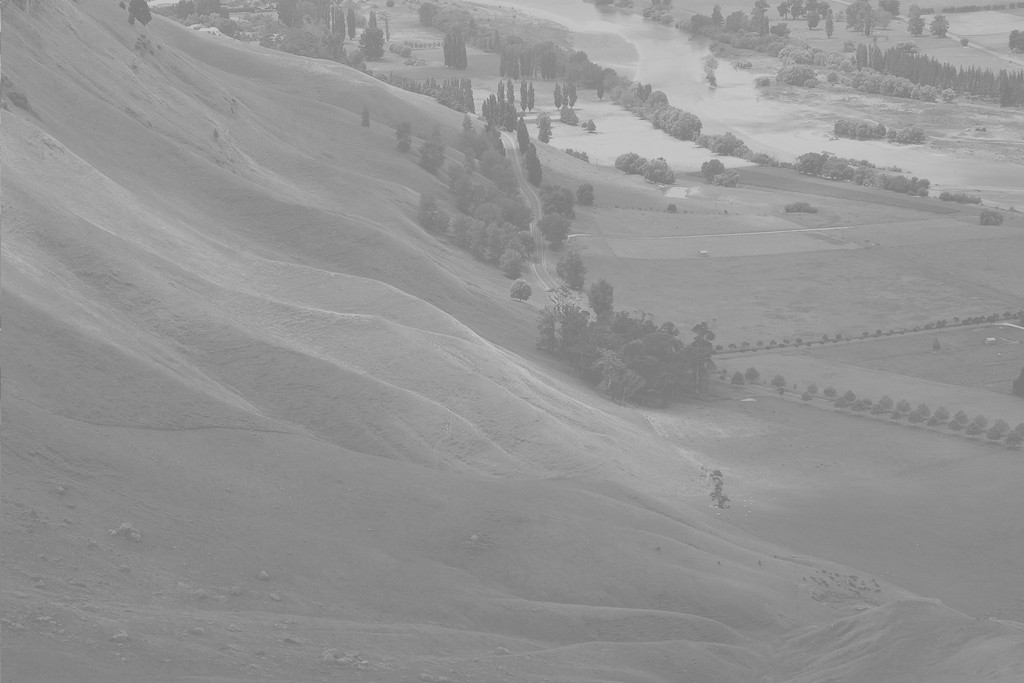
#> input picture Image_Processing/9_Image_Histogram/input_image.jpg, 1024 x 683 px
$ python Image_Histogram.py -i input_image.jpg
#> lines starting #> are read from the running program, lines starting #| are printed output that depends on the picture
#> further down, image is the input picture: shape (683, 1024, 3); min 114, max 208, mean 148


import cv2
import numpy as np
import argparse
from matplotlib import pyplot as plt

# ------------------- Function to find histogram ------------------- #
def Histogram(img):
    # convert to gray scale image
    gray_img = cv2.cvtColor(img, cv2.COLOR_BGR2GRAY)
    # calculate histogram
    hist = cv2.calcHist([img],[0],None,[256],[0,256])
#> hist = 256 values, max 28701 at index 137, min 0 at index 0, mean 2732
    # show result
    plt.plot(hist)
    plt.show()
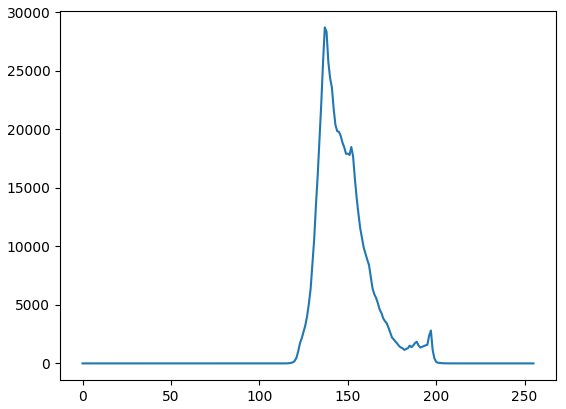
#> figure drawn by matplotlib, 1 panel; curve peaks at x = 137, y = 28701

    # Histogram for each channel blue, green, red
    color = ('b','g','r')
    for i,col in enumerate(color):
        histr = cv2.calcHist([img],[i],None,[256],[0,256])
        plt.plot(histr,color = col)
        plt.xlim([0,256])
    plt.show()
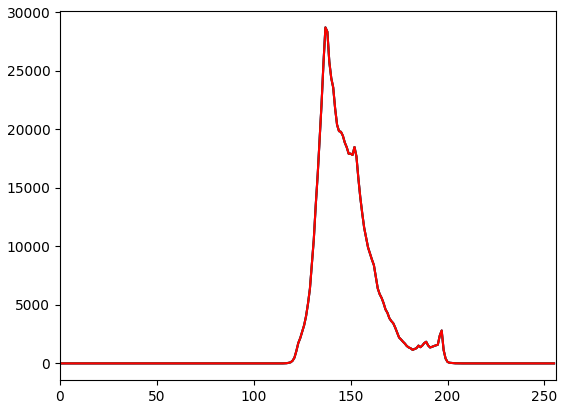
#> figure drawn by matplotlib, 1 panel; curve peaks at x = 137, y = 28701; curve peaks at x = 137, y = 28701; curve peaks at x = 137, y = 28701

# ------- Function to find partial image histogram with a mask ------- #
def Partial_Histogram(img):
    # generate a mask
    mask = np.zeros(img.shape[:2], np.uint8)
    mask[0:100, 0:200] = 255

    # partial image by cover the mask
    masked_img = cv2.bitwise_and(img, img, mask = mask)
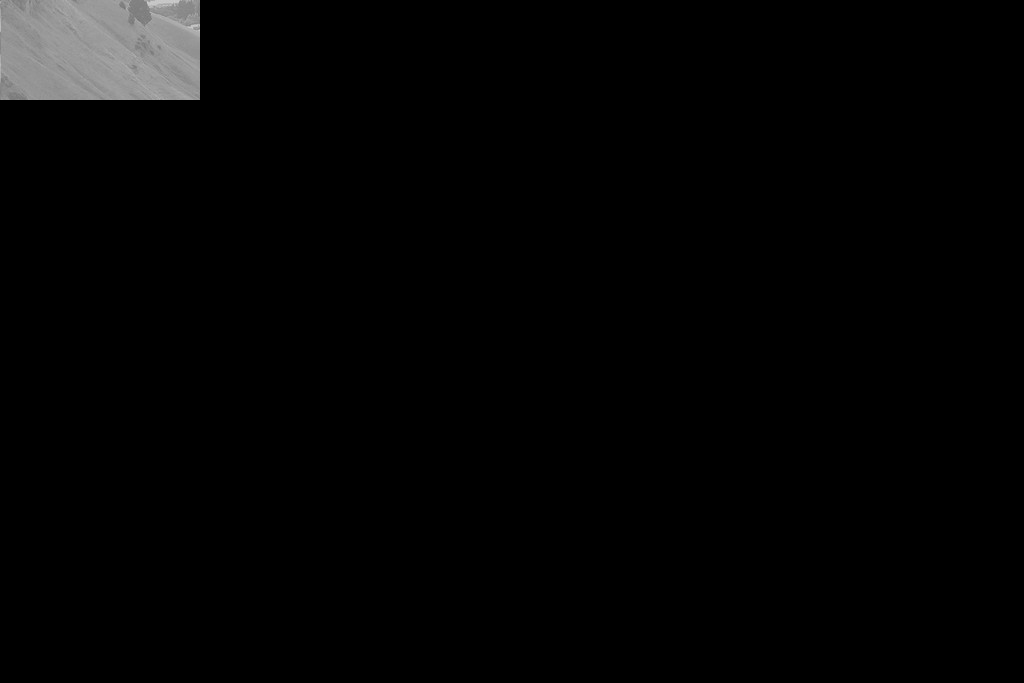
#> masked_img: shape (683, 1024, 3); min 0, max 207, mean 4.3

    # calculate histogram
    hist_full = cv2.calcHist([img],[0],None,[256],[0,256])
#> hist_full has the same summary as hist in Histogram
    hist_mask = cv2.calcHist([img],[0],mask,[256],[0,256])
#> hist_mask = 256 values, max 1412 at index 153, min 0 at index 0, mean 78.12

    # show the result
    plt.subplot(221), plt.imshow(img, 'gray')
    plt.subplot(222), plt.plot(hist_full)
    plt.subplot(223), plt.imshow(masked_img, 'gray')
    plt.subplot(224), plt.plot(hist_mask)
    plt.xlim([0,256])

    plt.show()
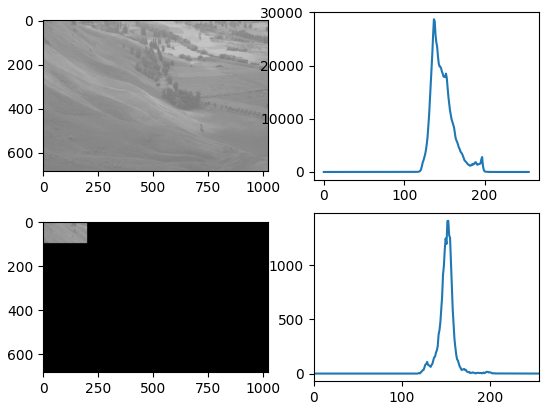
#> figure drawn by matplotlib, 4 panels; panel 2: curve peaks at x = 137, y = 28701; panel 4: curve peaks at x = 153, y = 1412

# ---------------- Function to do Histogram Equalization ---------------- #
def Histogram_Equalization():
    # read image
    img = cv2.imread("input_image.jpg")
    # convert to gray scale image
    gray_img = cv2.cvtColor(img, cv2.COLOR_BGR2GRAY)

    # Histogram Equalization
    equ = cv2.equalizeHist(gray_img)
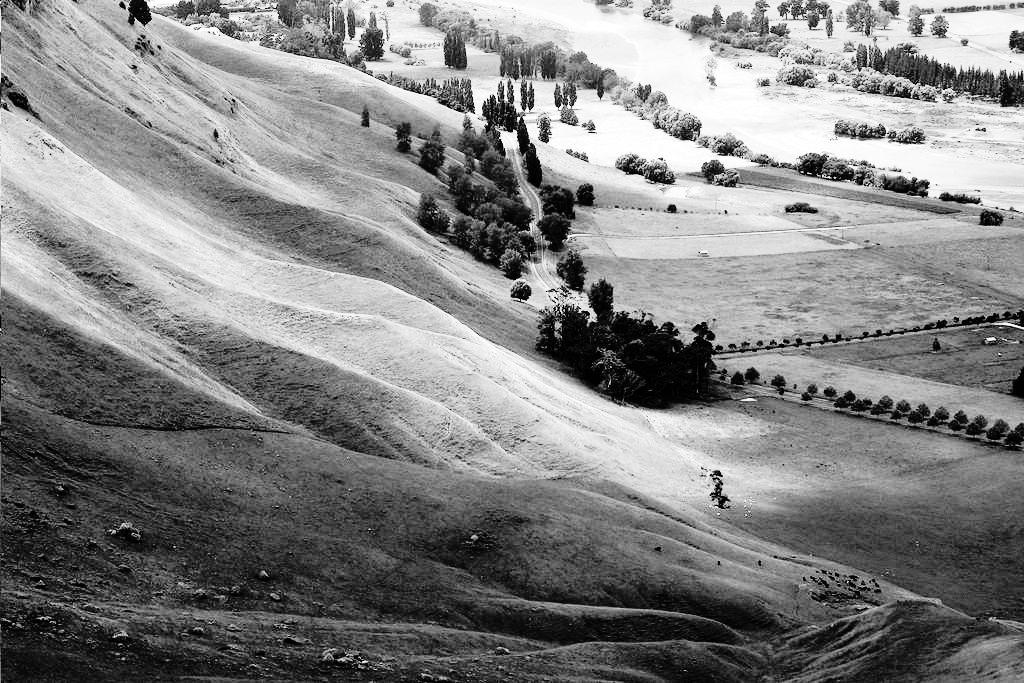
#> equ: shape (683, 1024); min 0, max 255, mean 130.5

    # calculate histogram
    ori_hist = cv2.calcHist([gray_img],[0],None,[256],[0,256])
#> ori_hist has the same summary as hist in Histogram
    equ_hist = cv2.calcHist([equ],[0],None,[256],[0,256])
#> equ_hist = 256 values, max 28701 at index 63, min 0 at index 5, mean 2732

    # show the result
    plt.subplot(221), plt.imshow(img, 'gray')
    plt.subplot(222), plt.plot(ori_hist)
    plt.subplot(223), plt.imshow(equ, 'gray')
    plt.subplot(224), plt.plot(equ_hist)
    plt.xlim([0,256])

    plt.show()
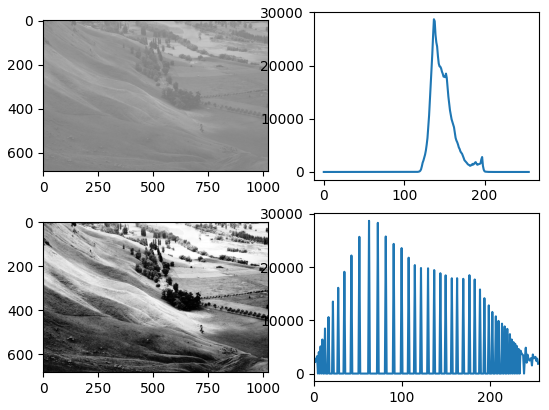
#> figure drawn by matplotlib, 4 panels; panel 2: curve peaks at x = 137, y = 28701; panel 4: curve peaks at x = 63, y = 28701

# -------------------------- main -------------------------- #
if __name__ == '__main__':
    # read one input from terminal
    # (1) command line >> python Image_Histogram.py -i input_image.jpg

    ap = argparse.ArgumentParser()
    ap.add_argument("-i", "--image", required=True, help="Path to the input image")
    args = vars(ap.parse_args())

    # Read image
    image = cv2.imread(args["image"])

    ## Functions
    Histogram(image)
    Partial_Histogram(image)
    Histogram_Equalization()


# Reference:
# Website: OpenCV-Python Document
# Link: https://opencv-python-tutroals.readthedocs.io/en/latest/py_tutorials/py_imgproc/py_histograms/py_histogram_begins/py_histogram_begins.html
